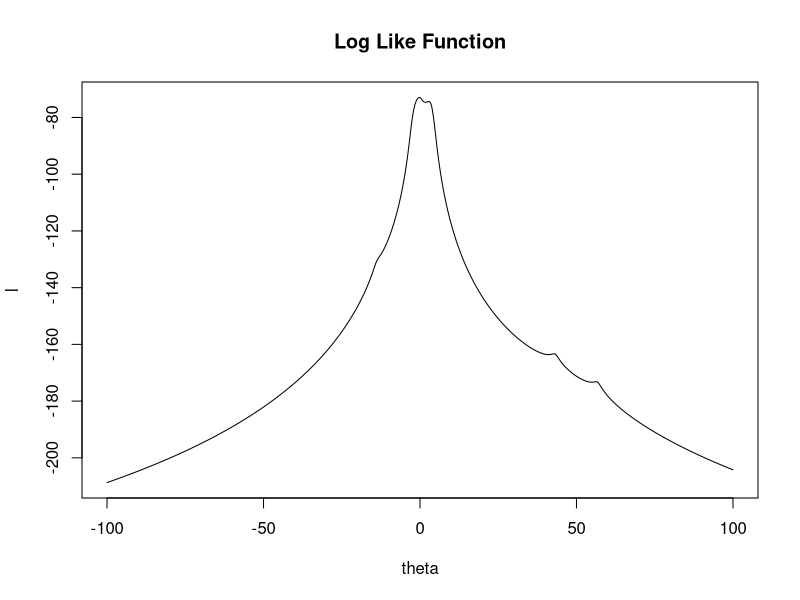
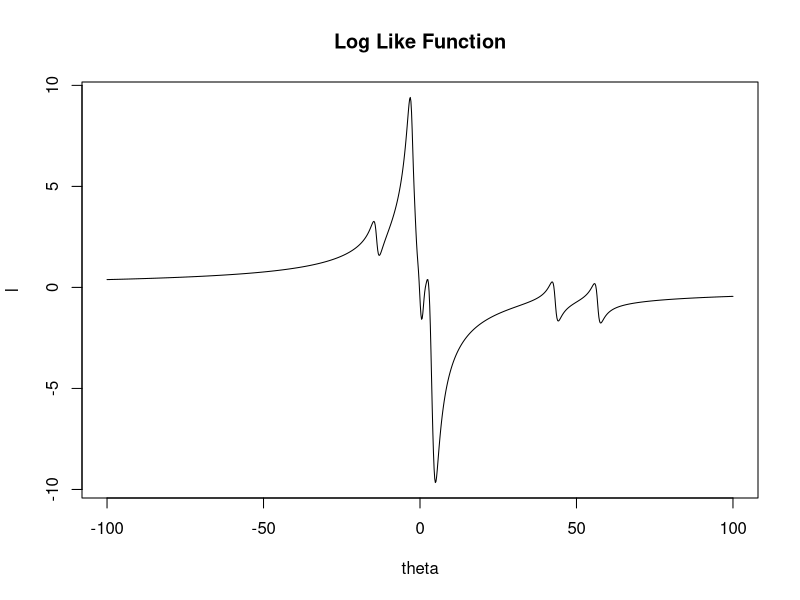
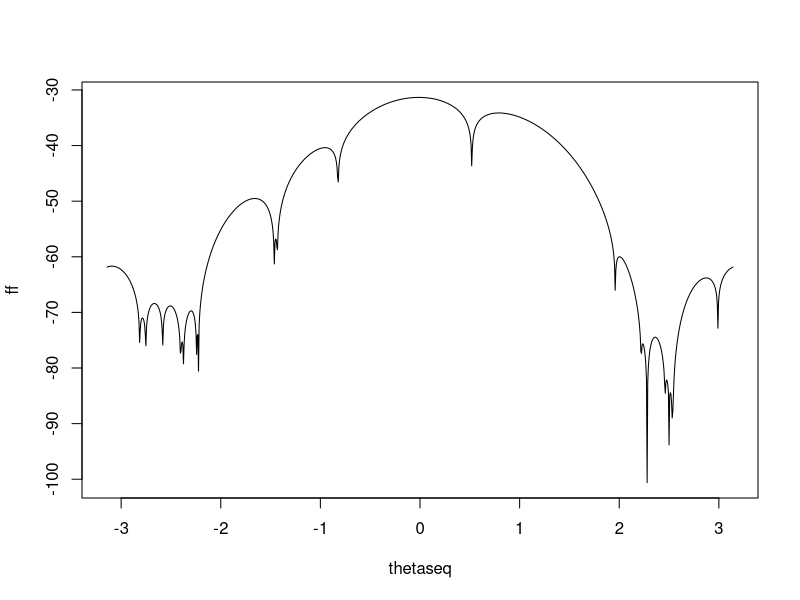

R code for these plots, in order: (Note: this script raises an error after producing the figures.)
#1. a
#1.b) write on the paper

#1.c)
l <- function(theta,x){
  n <- length(x)
  lik <- -n*log(pi) - sum(log(1+(theta - x)^2))
  lik
}
dl <- function(theta,x){
  dlik <- -2*sum((theta-x)/(1+(theta-x)^2))
  dlik
}

d2l <- function(theta,x){
  d2lik <- -2*sum((1-(theta-x)^2)/(1+(theta-x)^2)^2)
  d2lik
}

x <- c(-13.87, -2.53, -2.44, -2.40, -1.75, -1.34, 
       -1.05, -0.23, -0.07, 0.27, 1.77, 2.76, 
       3.29, 3.47, 3.71, 3.80, 4.24, 4.53, 43.21, 56.75)

theta <- seq(-100,100, length = 1000)
library("plyr")
ll <- laply(1:length(theta), function(i) l(theta[i],x))
dll <- laply(1:length(theta), function(i) dl(theta[i],x))

plot(theta, ll, type = "l", main = "Log Like Function", 
     xlab = "theta", ylab = "l")

plot(theta, dll, type = "l", main = "Log Like Function", 
     xlab = "theta", ylab = "l")

#1.d)
# the Newton Raphson method
nr <- function(dl, d2l, theta0, eps,...){
  cnt <- 0
  repeat{
    cnt <- cnt +1
    if (d2l(theta0, ...) == 0) {
      print (paste("iter = ", cnt, ", d2l = 0, change the initial values!"))
      return (NULL)
      break
    }
    theta1 <- theta0 - dl(theta0, ...)/d2l(theta0, ...)
    if (((abs(theta0 -theta1)/(abs(theta0)+0.000001) <= eps)&
           (abs(dl(theta1, ...)) <= eps))| (cnt ==10000)){
      print(paste("iter = ", cnt, "theta0 = ", theta0,
                  "theta1 = ", theta1,
                  "err = ", abs(theta0-theta1)/(abs(theta1)+0.000001),
                  "dl = ", abs(dl(theta1, ...))))
      break
    } 
    print(paste("iter = ", cnt, "theta0 = ", theta0,
                "theta1 = ", theta1,
                "err = ", abs(theta0-theta1)/(abs(theta1)+0.000001),
                "dl = ", abs(dl(theta1, ...))))
    
    theta0 <- theta1
    
  }
  return(theta1)
}

eps <- 0.000001
ini <- c(-11, -1, 0, 1.4, 4.1, 4.8, 7, 8, 38)

for(i in 1:length(ini)){
  print (paste("initial value = ", ini[i]))
  print(paste("solution = ", nr(dl, d2l, ini[i], eps, x )))
}


#e)
# the Fisher scoring method
fs <- function(dl, theta0, eps, n, ...){
  dl0 <- dl(theta = theta0, ...)
  cnt <- 0
  repeat{
    cnt <- cnt +1
    theta1 <- theta0 + dl(theta0, ...)/(n/2)
    if (((abs(theta0 -theta1)/(abs(theta0)+0.000001) <= eps)&
           (abs(dl(theta1, ...)) <= eps))| (cnt ==10000)){
      print(paste("iter = ", cnt, "theta0 = ", theta0,
                  "theta1 = ", theta1,
                  "err = ", abs(theta0-theta1)/(abs(theta1)+0.000001),
                  "dl = ", abs(dl(theta1, ...))))
      break
    } 
    theta0 <- theta1
    
  }
  return(theta1)
}

eps <- 0.000001
ini <- c(-11, -1, 0, 1.4, 4.1, 4.8, 7, 8, 38)

for(i in 1:length(ini)){
  print (paste("initial value = ", ini[i]))
  print(paste("solution = ", fs(dl,  ini[i], eps, length(x),x )))
}

#2.

# 2a)
f <- function(theta, x){
  sum(log((1-cos(x-theta))/(2*pi)))
}

x <- c(0.52,1.96, 2.22, 2.28, 2.28, 2.46, 2.50, 2.53, 2.54, 2.99, 3.47, 3.53, 3.70, 3.88, 3.91, 4.04, 4.06, 4.82, 4.85, 5.46)

thetaseq <- seq(-pi, pi, length = 1000)
library("plyr")
ff <- laply(1:length(thetaseq), function(i)f(thetaseq[i], x))
plot(thetaseq, ff, type = "l")

dff <- laply(1:length(thetaseq), function(i)df(thetaseq[i], x))
plot(thetaseq, dff, type = "l")

# 2b) moment estimate of theta
theta0 <- asin(mean(x)- pi)

# 2c)

nr <- function(df, d2f, theta0, eps,...){
  dl0 <- dl(theta = theta0, ...)
  d2l0 <- d2l(theta0, ...)
  cnt <- 0
  repeat{
    cnt <- cnt +1
    if (d2f(theta0, x) == 0) {
      print (paste("iter = ", cnt, ", d2f = 0, change the initial values!"))
      return (NULL)
      break
    }
    theta1 <- theta0 - df(theta0,...)/d2f(theta0, ...)
    if (((abs(theta0 -theta1)/(abs(theta0)+0.000001) <= eps))| (cnt ==10000)){
      print(paste("iter = ", cnt, "theta0 = ", theta0,
                  "theta1 = ", theta1,
                  "err = ", abs(theta0-theta1)/(abs(theta1)+0.000001),
                  "df = ", abs(df(theta1, ...))))
      break
    }
    print(paste("iter = ", cnt, "theta0 = ", theta0,
                "theta1 = ", theta1,
                "err = ", abs(theta0-theta1)/(abs(theta1)+0.000001),
                "df = ", abs(df(theta1, ...))))
    
    theta0 <- theta1
    
  }
  return(theta1)
}

df <- function(theta, x){ #theta <- 0.0148500730170354
  sum(1/tan((theta-x)/2))
}

d2f <- function(theta, x){
  sum(1/sin((theta-x)/2)^2)
}
nr(df, d2f,theta0 , 0.00001, x)

sol <- NULL
theta0 <- seq(-pi, pi, length = 200)
for(i in 1:length(theta0)){
sol[i] <- nr(df, d2f, theta0[i], 0.000000001,x)  
}

sol
table(round(sol,digits = 5))
